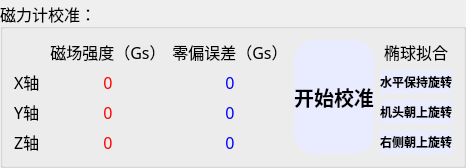
           <widget class="QGroupBox" name="groupBox_5">
            <property name="sizePolicy">
             <sizepolicy hsizetype="Expanding" vsizetype="Expanding">
              <horstretch>0</horstretch>
              <verstretch>0</verstretch>
             </sizepolicy>
            </property>
            <property name="minimumSize">
             <size>
              <width>0</width>
              <height>0</height>
             </size>
            </property>
            <property name="font">
             <font>
              <family>3ds</family>
              <pointsize>12</pointsize>
             </font>
            </property>
            <property name="styleSheet">
             <string>QLabel
{ 
	color: rgb(255, 0, 0); 
} </string>
            </property>
            <property name="title">
             <string>磁力计校准：</string>
            </property>
            <property name="alignment">
             <set>Qt::AlignLeading|Qt::AlignLeft|Qt::AlignVCenter</set>
            </property>
            <property name="flat">
             <bool>false</bool>
            </property>
            <property name="checkable">
             <bool>false</bool>
            </property>
            <layout class="QHBoxLayout" name="horizontalLayout_2">
             <item>
              <layout class="QGridLayout" name="gridLayout_3">
               <item row="3" column="0">
                <widget class="QLabel" name="label_34">
                 <property name="sizePolicy">
                  <sizepolicy hsizetype="Fixed" vsizetype="Expanding">
                   <horstretch>0</horstretch>
                   <verstretch>0</verstretch>
                  </sizepolicy>
                 </property>
                 <property name="minimumSize">
                  <size>
                   <width>30</width>
                   <height>20</height>
                  </size>
                 </property>
                 <property name="font">
                  <font>
                   <family>3ds</family>
                   <pointsize>12</pointsize>
                  </font>
                 </property>
                 <property name="styleSheet">
                  <string notr="true">QLabel
{ 
	color: rgb(0, 0, 0); 
} </string>
                 </property>
                 <property name="text">
                  <string>Y轴</string>
                 </property>
                </widget>
               </item>
               <item row="1" column="1">
                <widget class="QLabel" name="label_32">
                 <property name="sizePolicy">
                  <sizepolicy hsizetype="Expanding" vsizetype="Expanding">
                   <horstretch>0</horstretch>
                   <verstretch>0</verstretch>
                  </sizepolicy>
                 </property>
                 <property name="minimumSize">
                  <size>
                   <width>30</width>
                   <height>20</height>
                  </size>
                 </property>
                 <property name="font">
                  <font>
                   <family>3ds</family>
                   <pointsize>12</pointsize>
                  </font>
                 </property>
                 <property name="styleSheet">
                  <string notr="true">QLabel
{ 
	color: rgb(0, 0, 0); 
} </string>
                 </property>
                 <property name="text">
                  <string>磁场强度（Gs）</string>
                 </property>
                 <property name="alignment">
                  <set>Qt::AlignCenter</set>
                 </property>
                </widget>
               </item>
               <item row="4" column="2">
                <widget class="QLabel" name="mz_offset">
                 <property name="sizePolicy">
                  <sizepolicy hsizetype="Expanding" vsizetype="Expanding">
                   <horstretch>0</horstretch>
                   <verstretch>0</verstretch>
                  </sizepolicy>
                 </property>
                 <property name="minimumSize">
                  <size>
                   <width>50</width>
                   <height>20</height>
                  </size>
                 </property>
                 <property name="font">
                  <font>
                   <family>微软雅黑</family>
                   <pointsize>12</pointsize>
                   <weight>50</weight>
                   <bold>false</bold>
                  </font>
                 </property>
                 <property name="styleSheet">
                  <string notr="true">QLabel
{ 
	color: rgb(0, 0, 255); 
} </string>
                 </property>
                 <property name="text">
                  <string>0</string>
                 </property>
                 <property name="alignment">
                  <set>Qt::AlignCenter</set>
                 </property>
                </widget>
               </item>
               <item row="4" column="0">
                <widget class="QLabel" name="label_33">
                 <property name="sizePolicy">
                  <sizepolicy hsizetype="Fixed" vsizetype="Expanding">
                   <horstretch>0</horstretch>
                   <verstretch>0</verstretch>
                  </sizepolicy>
                 </property>
                 <property name="minimumSize">
                  <size>
                   <width>30</width>
                   <height>20</height>
                  </size>
                 </property>
                 <property name="font">
                  <font>
                   <family>3ds</family>
                   <pointsize>12</pointsize>
                  </font>
                 </property>
                 <property name="styleSheet">
                  <string notr="true">QLabel
{ 
	color: rgb(0, 0, 0); 
} </string>
                 </property>
                 <property name="text">
                  <string>Z轴</string>
                 </property>
                </widget>
               </item>
               <item row="1" column="2">
                <widget class="QLabel" name="label_30">
                 <property name="sizePolicy">
                  <sizepolicy hsizetype="Expanding" vsizetype="Expanding">
                   <horstretch>0</horstretch>
                   <verstretch>0</verstretch>
                  </sizepolicy>
                 </property>
                 <property name="minimumSize">
                  <size>
                   <width>30</width>
                   <height>20</height>
                  </size>
                 </property>
                 <property name="font">
                  <font>
                   <family>3ds</family>
                   <pointsize>12</pointsize>
                  </font>
                 </property>
                 <property name="styleSheet">
                  <string notr="true">QLabel
{ 
	color: rgb(0, 0, 0); 
} </string>
                 </property>
                 <property name="text">
                  <string>零偏误差（Gs）</string>
                 </property>
                 <property name="alignment">
                  <set>Qt::AlignCenter</set>
                 </property>
                </widget>
               </item>
               <item row="2" column="2">
                <widget class="QLabel" name="mx_offset">
                 <property name="sizePolicy">
                  <sizepolicy hsizetype="Expanding" vsizetype="Expanding">
                   <horstretch>0</horstretch>
                   <verstretch>0</verstretch>
                  </sizepolicy>
                 </property>
                 <property name="minimumSize">
                  <size>
                   <width>50</width>
                   <height>20</height>
                  </size>
                 </property>
                 <property name="font">
                  <font>
                   <family>微软雅黑</family>
                   <pointsize>12</pointsize>
                   <weight>50</weight>
                   <bold>false</bold>
                  </font>
                 </property>
                 <property name="styleSheet">
                  <string notr="true">QLabel
{ 
	color: rgb(0, 0, 255); 
} </string>
                 </property>
                 <property name="text">
                  <string>0</string>
                 </property>
                 <property name="alignment">
                  <set>Qt::AlignCenter</set>
                 </property>
                </widget>
               </item>
               <item row="2" column="1">
                <widget class="QLabel" name="mx">
                 <property name="sizePolicy">
                  <sizepolicy hsizetype="Expanding" vsizetype="Expanding">
                   <horstretch>0</horstretch>
                   <verstretch>0</verstretch>
                  </sizepolicy>
                 </property>
                 <property name="minimumSize">
                  <size>
                   <width>50</width>
                   <height>20</height>
                  </size>
                 </property>
                 <property name="font">
                  <font>
                   <family>微软雅黑</family>
                   <pointsize>12</pointsize>
                   <weight>50</weight>
                   <bold>false</bold>
                  </font>
                 </property>
                 <property name="styleSheet">
                  <string notr="true">QLabel
{ 
	color: rgb(255, 0, 0); 
} </string>
                 </property>
                 <property name="text">
                  <string>0</string>
                 </property>
                 <property name="alignment">
                  <set>Qt::AlignCenter</set>
                 </property>
                </widget>
               </item>
               <item row="3" column="1">
                <widget class="QLabel" name="my">
                 <property name="sizePolicy">
                  <sizepolicy hsizetype="Expanding" vsizetype="Expanding">
                   <horstretch>0</horstretch>
                   <verstretch>0</verstretch>
                  </sizepolicy>
                 </property>
                 <property name="minimumSize">
                  <size>
                   <width>50</width>
                   <height>20</height>
                  </size>
                 </property>
                 <property name="font">
                  <font>
                   <family>微软雅黑</family>
                   <pointsize>12</pointsize>
                   <weight>50</weight>
                   <bold>false</bold>
                  </font>
                 </property>
                 <property name="styleSheet">
                  <string notr="true">QLabel
{ 
	color: rgb(255, 0, 0); 
} </string>
                 </property>
                 <property name="text">
                  <string>0</string>
                 </property>
                 <property name="alignment">
                  <set>Qt::AlignCenter</set>
                 </property>
                </widget>
               </item>
               <item row="1" column="3" rowspan="4">
                <widget class="QPushButton" name="mag_cal_start">
                 <property name="sizePolicy">
                  <sizepolicy hsizetype="Expanding" vsizetype="Expanding">
                   <horstretch>0</horstretch>
                   <verstretch>0</verstretch>
                  </sizepolicy>
                 </property>
                 <property name="font">
                  <font>
                   <family>3ds</family>
                   <pointsize>15</pointsize>
                   <weight>75</weight>
                   <bold>true</bold>
                  </font>
                 </property>
                 <property name="styleSheet">
                  <string notr="true">QPushButton 
{ 
	background-color: rgb(233,235,254);
	border-radius: 20px; 
	color: rgb(0, 0, 0); 
} 
QPushButton:hover 
{ 
	background-color: rgb(200,235,254);  
}</string>
                 </property>
                 <property name="text">
                  <string>开始校准</string>
                 </property>
                 <property name="icon">
                  <iconset resource="Resources.qrc">
                   <normaloff>:/image/mag.png</normaloff>:/image/mag.png</iconset>
                 </property>
                 <property name="iconSize">
                  <size>
                   <width>50</width>
                   <height>50</height>
                  </size>
                 </property>
                </widget>
               </item>
               <item row="3" column="2">
                <widget class="QLabel" name="my_offset">
                 <property name="sizePolicy">
                  <sizepolicy hsizetype="Expanding" vsizetype="Expanding">
                   <horstretch>0</horstretch>
                   <verstretch>0</verstretch>
                  </sizepolicy>
                 </property>
                 <property name="minimumSize">
                  <size>
                   <width>50</width>
                   <height>20</height>
                  </size>
                 </property>
                 <property name="font">
                  <font>
                   <family>微软雅黑</family>
                   <pointsize>12</pointsize>
                   <weight>50</weight>
                   <bold>false</bold>
                  </font>
                 </property>
                 <property name="styleSheet">
                  <string notr="true">QLabel
{ 
	color: rgb(0, 0, 255); 
} </string>
                 </property>
                 <property name="text">
                  <string>0</string>
                 </property>
                 <property name="alignment">
                  <set>Qt::AlignCenter</set>
                 </property>
                </widget>
               </item>
               <item row="4" column="1">
                <widget class="QLabel" name="mz">
                 <property name="sizePolicy">
                  <sizepolicy hsizetype="Expanding" vsizetype="Expanding">
                   <horstretch>0</horstretch>
                   <verstretch>0</verstretch>
                  </sizepolicy>
                 </property>
                 <property name="minimumSize">
                  <size>
                   <width>50</width>
                   <height>20</height>
                  </size>
                 </property>
                 <property name="font">
                  <font>
                   <family>微软雅黑</family>
                   <pointsize>12</pointsize>
                   <weight>50</weight>
                   <bold>false</bold>
                  </font>
                 </property>
                 <property name="styleSheet">
                  <string notr="true">QLabel
{ 
	color: rgb(255, 0, 0); 
} </string>
                 </property>
                 <property name="text">
                  <string>0</string>
                 </property>
                 <property name="alignment">
                  <set>Qt::AlignCenter</set>
                 </property>
                </widget>
               </item>
               <item row="2" column="0">
                <widget class="QLabel" name="label_35">
                 <property name="sizePolicy">
                  <sizepolicy hsizetype="Fixed" vsizetype="Expanding">
                   <horstretch>0</horstretch>
                   <verstretch>0</verstretch>
                  </sizepolicy>
                 </property>
                 <property name="minimumSize">
                  <size>
                   <width>30</width>
                   <height>20</height>
                  </size>
                 </property>
                 <property name="font">
                  <font>
                   <family>3ds</family>
                   <pointsize>12</pointsize>
                  </font>
                 </property>
                 <property name="styleSheet">
                  <string notr="true">QLabel
{ 
	color: rgb(0, 0, 0); 
} </string>
                 </property>
                 <property name="text">
                  <string>X轴</string>
                 </property>
                </widget>
               </item>
               <item row="1" column="4">
                <widget class="QLabel" name="label_42">
                 <property name="sizePolicy">
                  <sizepolicy hsizetype="Expanding" vsizetype="Expanding">
                   <horstretch>0</horstretch>
                   <verstretch>0</verstretch>
                  </sizepolicy>
                 </property>
                 <property name="minimumSize">
                  <size>
                   <width>30</width>
                   <height>20</height>
                  </size>
                 </property>
                 <property name="font">
                  <font>
                   <family>3ds</family>
                   <pointsize>12</pointsize>
                  </font>
                 </property>
                 <property name="styleSheet">
                  <string notr="true">QLabel
{ 
	color: rgb(0, 0, 0); 
} </string>
                 </property>
                 <property name="text">
                  <string>椭球拟合</string>
                 </property>
                 <property name="alignment">
                  <set>Qt::AlignCenter</set>
                 </property>
                </widget>
               </item>
               <item row="2" column="4">
                <widget class="QPushButton" name="bt1_mag_cal">
                 <property name="sizePolicy">
                  <sizepolicy hsizetype="Expanding" vsizetype="Expanding">
                   <horstretch>0</horstretch>
                   <verstretch>0</verstretch>
                  </sizepolicy>
                 </property>
                 <property name="font">
                  <font>
                   <weight>75</weight>
                   <bold>true</bold>
                  </font>
                 </property>
                 <property name="styleSheet">
                  <string notr="true">QPushButton 
{ 
	background-color: rgb(233,235,254);
	border-radius: 20px; 
	color: rgb(0, 0, 0); 
} 
QPushButton:hover 
{ 
	background-color: rgb(200,235,254);  
}</string>
                 </property>
                 <property name="text">
                  <string>水平保持旋转</string>
                 </property>
                </widget>
               </item>
               <item row="3" column="4">
                <widget class="QPushButton" name="bt2_mag_cal">
                 <property name="sizePolicy">
                  <sizepolicy hsizetype="Expanding" vsizetype="Expanding">
                   <horstretch>0</horstretch>
                   <verstretch>0</verstretch>
                  </sizepolicy>
                 </property>
                 <property name="font">
                  <font>
                   <weight>75</weight>
                   <bold>true</bold>
                  </font>
                 </property>
                 <property name="styleSheet">
                  <string notr="true">QPushButton 
{ 
	background-color: rgb(233,235,254);
	border-radius: 20px; 
	color: rgb(0, 0, 0); 
} 
QPushButton:hover 
{ 
	background-color: rgb(200,235,254);  
}</string>
                 </property>
                 <property name="text">
                  <string>机头朝上旋转</string>
                 </property>
                </widget>
               </item>
               <item row="4" column="4">
                <widget class="QPushButton" name="bt3_mag_cal">
                 <property name="sizePolicy">
                  <sizepolicy hsizetype="Expanding" vsizetype="Expanding">
                   <horstretch>0</horstretch>
                   <verstretch>0</verstretch>
                  </sizepolicy>
                 </property>
                 <property name="font">
                  <font>
                   <weight>75</weight>
                   <bold>true</bold>
                  </font>
                 </property>
                 <property name="styleSheet">
                  <string notr="true">QPushButton 
{ 
	background-color: rgb(233,235,254);
	border-radius: 20px; 
	color: rgb(0, 0, 0); 
} 
QPushButton:hover 
{ 
	background-color: rgb(200,235,254);  
}</string>
                 </property>
                 <property name="text">
                  <string>右侧朝上旋转</string>
                 </property>
                </widget>
               </item>
              </layout>
             </item>
            </layout>
           </widget>
